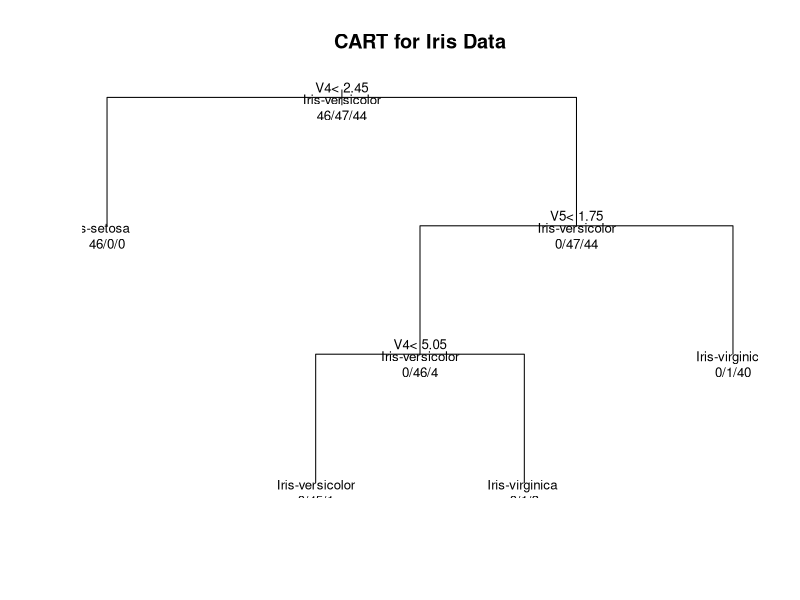
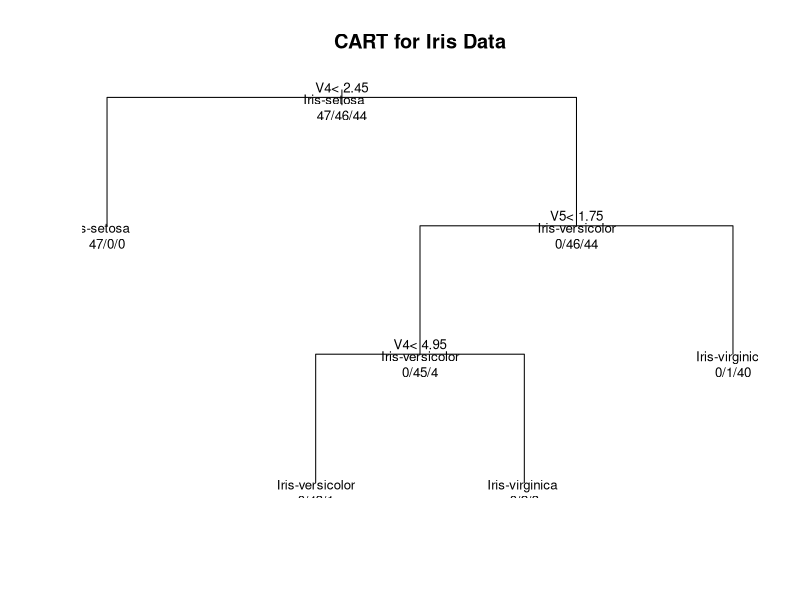
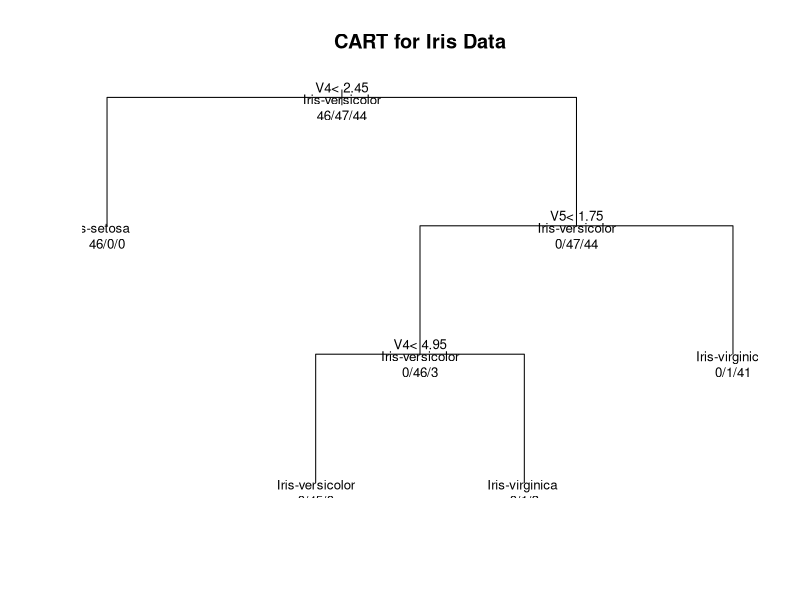
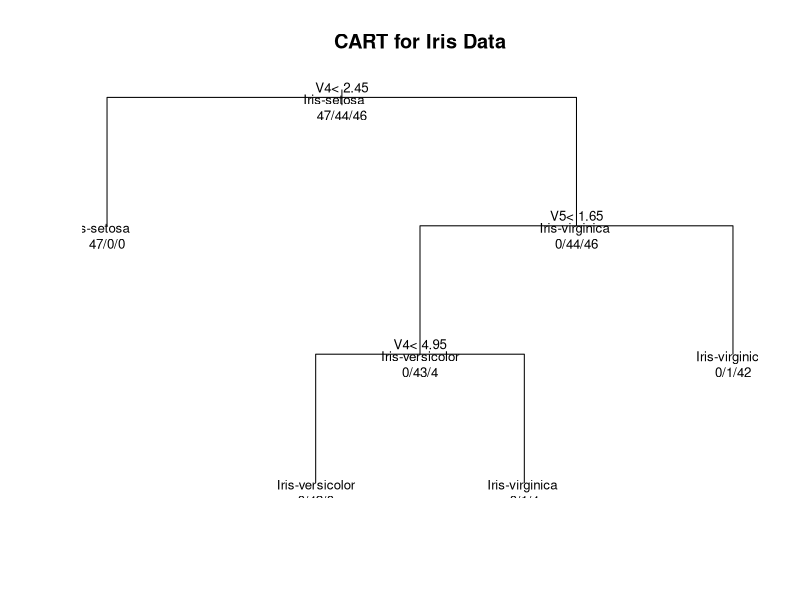
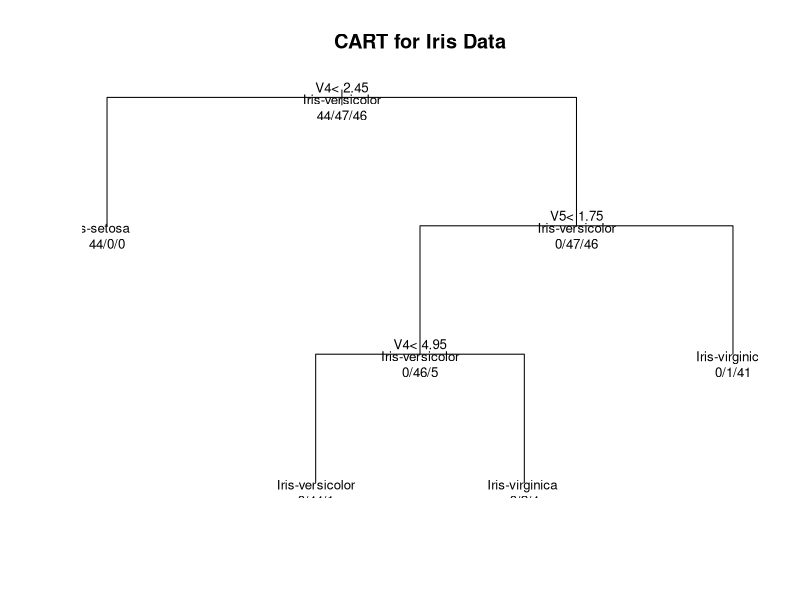
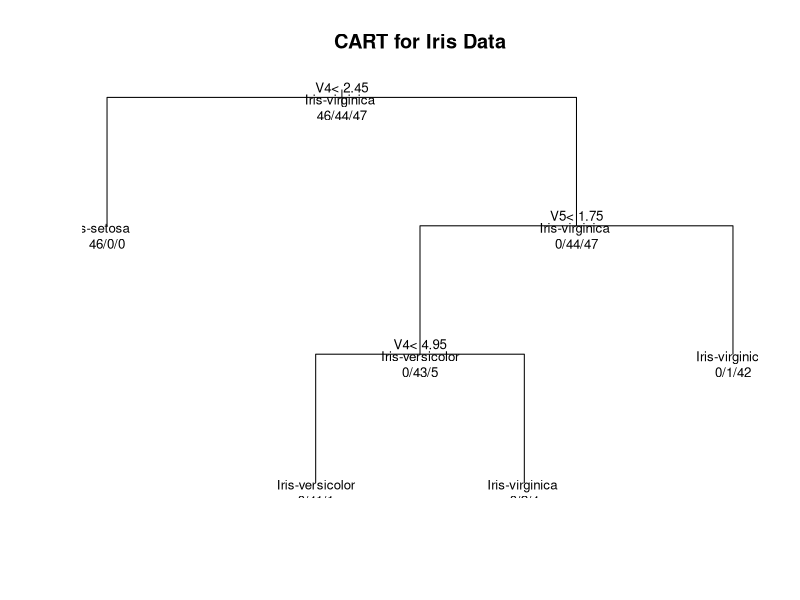
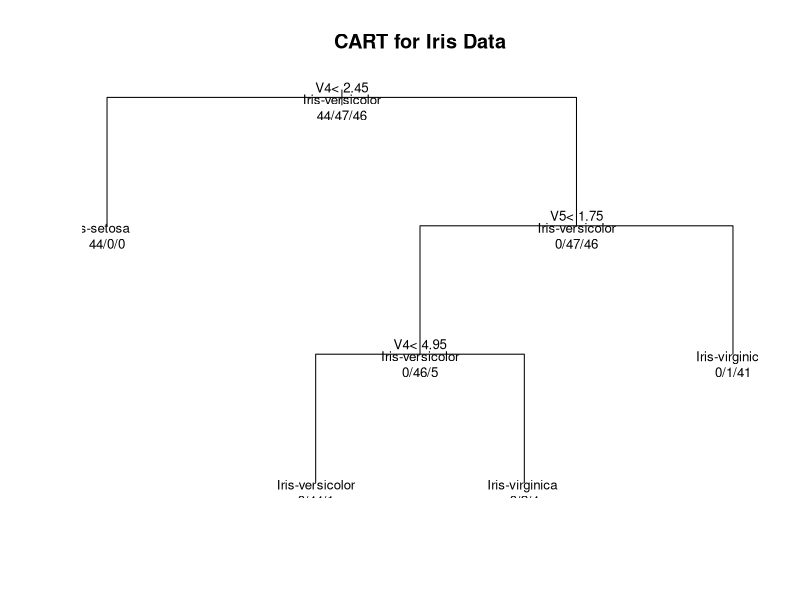
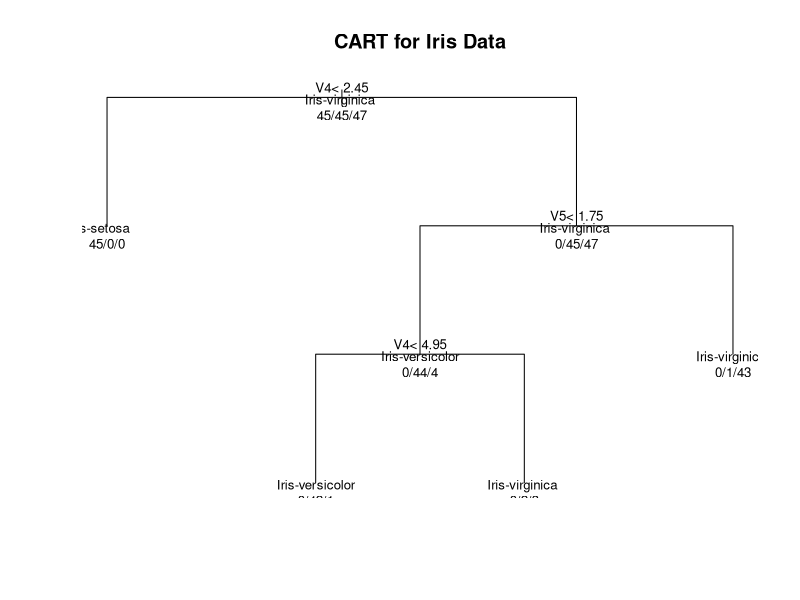

Reproduce these figures in R, in order.
library(rpart)										#include the rpart library
set.seed(as.integer(Sys.time()))					#set the seed for a random generator using the current time
indata <- read.csv("iris.csv", header=FALSE)		#read the input file into indata
rand <- sample(nrow(indata))						#generate a random order for indata's rows
indata <- indata[rand,]								#scramble indata based on this random order
classData <- indata[1]								#store a mapping between classifications and original line numbers or row names(classData is a data frame)
minimumSplit <- 10									#set the minSplit to be 10
minimumBucket <- minimumSplit/3						#minBucket will be 3
k <- 10												#use 10 folds for validation
numElems <- nrow(indata)/k							#find the size of each fold
valid <- 0											#initialize valid to be 0
for(i in 1:k)	#loop once for each fold
{
	testData <- indata[(i*numElems-numElems+1):(i*numElems), ]	#pull out the test fold
	modelData <- indata[1:(i*numElems-numElems+1) , ]			#pull out everything before the test data for the model
	temp <- indata[(i*numElems):nrow(indata), ]					#pull out everything after the test data
	modelData <- rbind(modelData, temp)							#and put it in the model

	#create the model using modelData
	fit <- rpart(V1 ~ V2 + V3 + V4 + V5, method="class", data=modelData, control=rpart.control(minsplit = minimumSplit, minBucket = minimumBucket) )
	plot(fit, uniform=TRUE, main="CART for Iris Data")			#plot the model
	text(fit, use.n=TRUE, all=TRUE, cex=.8)						#make it look a bit nicer
	post(fit, file="tree.ps", title="CART for Iris Data")		#output a file of the plot

	preds <- predict(fit, testData)								#predict classifications for the test data
	predFrame <- as.data.frame(preds)							#store it in a data frame
	predCols <- colnames(predFrame)								#get the possible predicted values
	corCount <- 0												#initialize the number correct to 0
	for(j in 1:nrow(predFrame))									#loop over each prediction
	{
		rowNum <- row.names(predFrame[j, ])				#find the row name
		maxCol <- which.max(predFrame[j,])				#find which value the instance was predicted to be
		if(classData[rowNum,] == predCols[maxCol])		#if the predicted value matches the actual classification
		{
			corCount <- corCount + 1					#update the correct count
		}
	}
	corCount <- corCount / numElems						#calculate the average correct for this fold
	valid <- valid + corCount							#add it to valid
}

valid <- valid / k			#claculate the average correctness of all folds
print(valid)				#print it out
